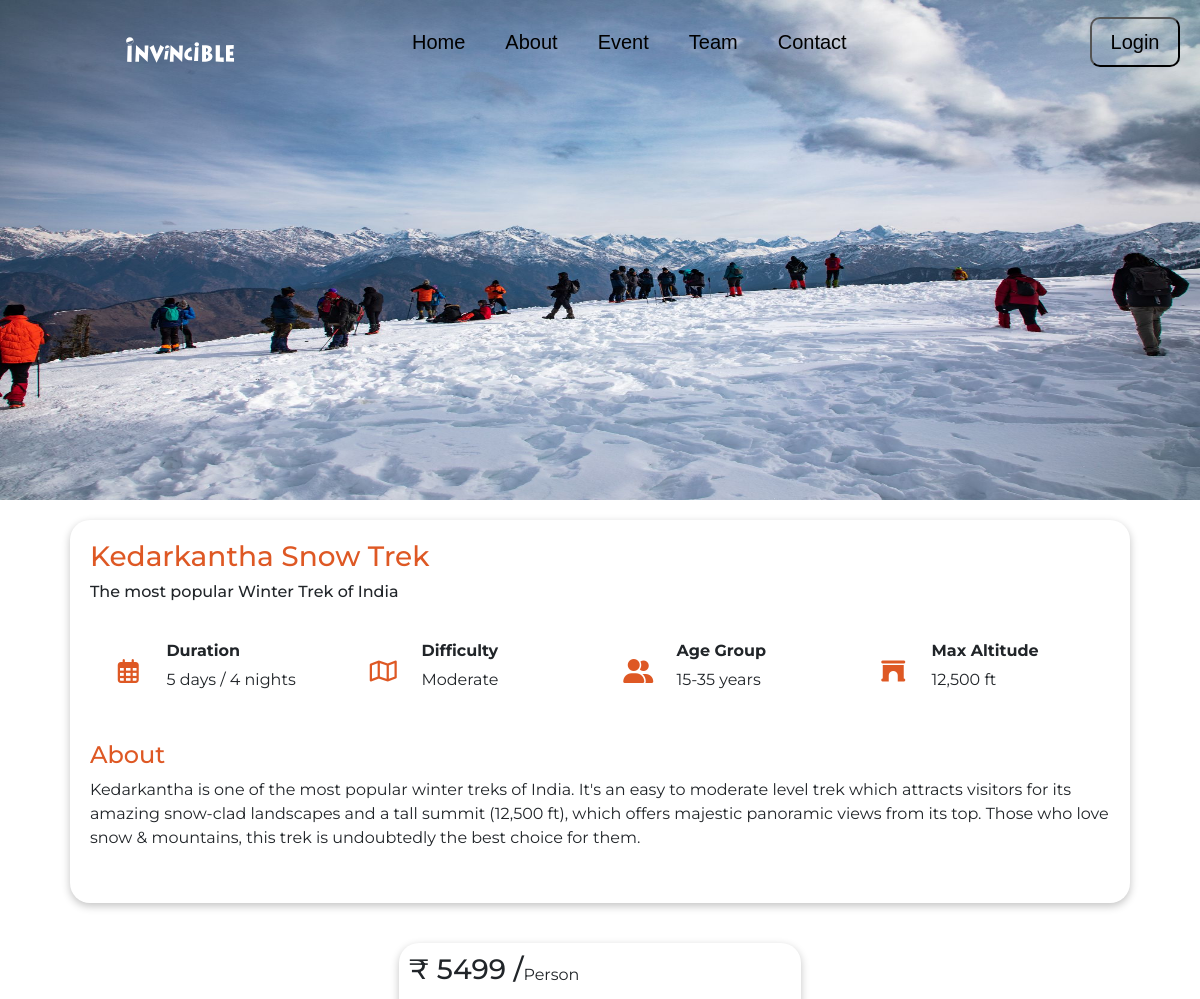
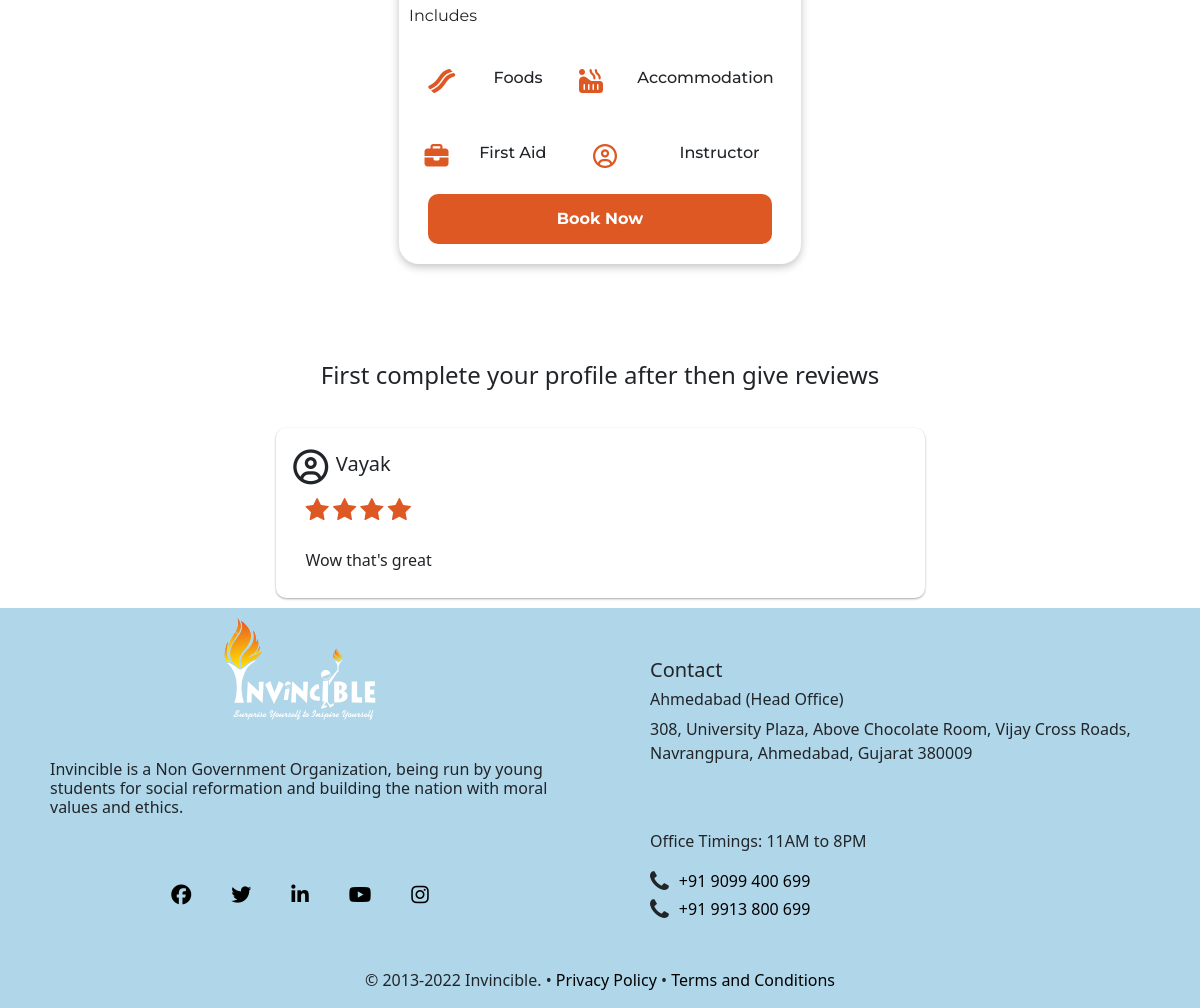
The app's page /event-detail/3 with its own data (2 pictures, top to bottom).
### Mainpage/models.py (models this page shows, shortened)
class MasterPackages(models.Model):
    package_id = models.AutoField
    image = models.ImageField(upload_to="images",default="")
    main_image = models.ImageField(upload_to='main_images',default="")
    package_name = models.TextField(max_length=100,default="")
    package_detail = models.TextField(max_length=100,default="")
    package_date = models.DateField(default=datetime.date.today)
    package_price = models.IntegerField(default=0)
    package_desc = models.TextField(max_length=5000,default="")
    package_duration = models.TextField(max_length=100,default="")
    package_difficulty = models.TextField(max_length=100,default="")
    package_agegroup = models.TextField(max_length=100,default="")
    max_altitude = models.TextField(max_length=100,default="")
    package_event = models.TextField(max_length=100,default="")

class Review(models.Model):
    review_id = models.AutoField
    customer_id = models.IntegerField(default=0)
    event_id = models.IntegerField(default=0)
    stars = models.IntegerField(default=0)
    reviewer_name = models.TextField(max_length=200,default="")
    review_text = models.TextField(max_length=1000,default="")

### Mainpage/views.py (the view)
# urls.py: path('event-detail/<id>',views.Event_detail,name="Event_detail"),
def Event_detail(request,id):
    user = request.user
    event_id = id
    allow  = 0
    package_data = MasterPackages.objects.filter(id = event_id).all()
    reviews_data = Review.objects.filter(event_id = event_id).all().values()
    review_list = []
    for i in reviews_data:
        review_dic = {}
        review_dic["id"] = i['id']
        review_dic["customer_id"] = i["customer_id"]
        str = ""
        for j in range(i["stars"]):
            str = str + "a"
        review_dic["stars"] = str
        review_dic["reviewer_name"] = i["reviewer_name"]
        review_dic["review_text"] = i["review_text"]
        review_list.append(review_dic)
    if CustomerData.objects.filter(customer_email = user.username).all().exists():
        allow = 1
    else:
        allow = 0
    return render(request,"Mainpage/event_detail.html",{"allow":allow,"review_list":review_list,"package_data":package_data})

### Mainpage/templates/Mainpage/event_detail.html (shortened to what this page needs)
{% extends 'Mainpage/basic.html' %}
{% load static %}
    {% block style %}
    <link rel="stylesheet" href="{% static 'css/event_detail.css' %}">
    {% endblock %}
    {% block body %}
    {% for i in package_data %}
    <div class="main">
        <div class="main_img">
            <img style="height: 100%; width: 100%;" src="/media/{{i.main_image}}" alt="">
        </div>
    </div>
    <div class="container">
        <div class="content1">
            <h3 style="color: #de5824;">{{i.package_name}}</h3>
            <h6>{{i.package_detail}}
            </h6>
            <div class="icons">
                <div class="boxs">
                    <div class="box1">
                        <i style='font-size:24px; color: #de5824;' class='far'>&#xf073;</i>
                    </div>
                    <div class="box2">
                        <h6><b>Duration</b></h6>
                        <p>{{i.package_duration}}</p>
                    </div>
                </div>
                <div class="boxs">
                    <div class="box1">
                        <i style='font-size:24px; color: #de5824;' class='far'>&#xf279;</i>
                    </div>
                    <div class="box2">
                        <h6><b>Difficulty</b></h6>
                        <p>{{i.package_difficulty}}</p>
                    </div>
                </div>
                <div class="boxs">
                    <div class="box1">
                        <i style='font-size:24px; color: #de5824;' class='fas'>&#xf500;</i>
                    </div>
                    <div class="box2">
                        <h6><b>Age Group</b></h6>
                        <p>{{i.package_agegroup}}</p>
                    </div>
                </div>
                <div class="boxs">
                    <div class="box1">
                        <i style='font-size:24px; color: #de5824;' class='fas'>&#xf557;</i>
                    </div>
                    <div class="box2">
                        <h6><b>Max Altitude</b></h6>
                        <p>{{i.max_altitude}}</p>
                    </div>
                </div>
            </div>
            <div class="about">
                <h4 style="color: #de5824;">About</h4>
                <p>{{i.package_desc}}</p>
            </div>
        </div>
        <div class="content2">
            <div class="contain">
                <div class="price">
                    <h3>₹ {{i.package_price}} / </h3>
                    <p style="margin-top: 10px;">Person</p>
                </div>
                <p>Includes</p>
                <div class="extrafacility">
                    <div class="box">
                        <div class="box1">
                            <i style='font-size:24px; color: #de5824;' class='fas'>&#xf7e5;</i>
                            <h6>Foods</h6>
                        </div>
                        <div class="box2">
                            <i style='font-size:24px; color: #de5824;' class='fas'>&#xf593;</i>
                            <h6>Accommodation</h6>
                        </div>
                    </div>
                    <div class="box">
                        <div class="box1">
                            <i style='font-size:24px; color: #de5824;' class='fas'>&#xf0b1;</i>
                            <h6>First Aid</h6>
                        </div>
                        <div class="box2">
                            <i style='font-size:24px; color: #de5824;' class='far'>&#xf2bd;</i>
                            <h6>Instructor</h6>
                        </div>
                    </div>
                    <button><b>Book Now</b></button>
                </div>
            </div>
        </div>
    </div>
    {% endfor %}
    <div class="reviews">
        {% if allow == 1 %}
        {% for i in package_data %}
        <h3 style="color: #de5824; text-align: center;">Rating</h3>
        <div class="forms">
            <form action="/Review-page/" method="post">{% csrf_token %}
                <div class="mb-3">
                    <label for="" class="form-label">Add Rating</label>
                    <div class="rating">
                        <span class="rating__result" id="results" hidden></span>
                        <i class="rating__star far fa-star"></i>
                        <i class="rating__star far fa-star"></i>
                        <i class="rating__star far fa-star"></i>
                        <i class="rating__star far fa-star"></i>
                        <i class="rating__star far fa-star"></i>
                    </div>
                </div>
                <div class="mb-3">
                    <label for="exampleFormControlInput1" class="form-label">Enter Review</label>
                    <textarea class="form-control" id="exampleFormControlTextarea1" name="review" rows="3"
                        required></textarea>
                </div>
                <input type="text" name="result" id="myresult" hidden>
                <input type="text" name="event_id" value="{{i.id}}" id="event" hidden>
                <button type="submit" id="submits" class="btn btn-primary mb-3">Submit</button>
            </form>
        </div>
        {% endfor %}
        {% else %}
        <h4 style="text-align: center; padding: 20px;">First complete your profile after then give reviews</h4>
        {% endif %}
        <div class="all_reviews">
            {% for i in review_list %}
            <div class="my_review">
                <div class="header">
                    <div class="box1">
                        <i style='font-size:35px;' class='far'>&#xf2bd;</i>
                    </div>
                    <div class="box2">
                        <h5>{{i.reviewer_name}}</h5>
                    </div>
                </div>
                <div class="footer">
                    <div class="ratings" style="margin-left: 20px;">
                        {% for j in i.stars|make_list %}
                        <i style="font-size: 25px; color: #de5824;" class="fa fa-star"></i>
                        {% endfor %}
                    </div>
                </div>
                <div class="text-content" style="margin-left: 20px;">
                    <p>{{i.review_text}}</p>
                </div>
            </div>
            {% endfor %}
        </div>
    </div>
    {% endblock %}

### Mainpage/templates/Mainpage/basic.html (shortened to what this page needs)
{% load static %}
<!doctype html>
<html lang="en">
<head>
  <link rel="stylesheet" href="https://cdnjs.cloudflare.com/ajax/libs/font-awesome/4.7.0/css/font-awesome.min.css">
  <link href="https://cdn.jsdelivr.net/npm/bootstrap@5.2.2/dist/css/bootstrap.min.css" rel="stylesheet"
>
  <link href="https://cdn.jsdelivr.net/npm/bootstrap@5.2.2/dist/css/bootstrap.min.css" rel="stylesheet"
>
  {% block style %}
  {% endblock %}
</head>
<body>
  <header id="dropdownmenu">
    <div class="logo"><img src="{% static 'images/logo.svg' %}" alt=""></div>
    <div class="navbar">
      <div class="nav1">
        <ul>
          <li>
            <a href="/">Home</a>
          </li>
          <li>
            <a href="/about/">About</a>
          </li>
          <li>
            <a href="/events/">Event</a>
          </li>
          <li>
            <a href="/team/">Team</a>
          </li>
          <li>
            <a href="/contact/">Contact</a>
          </li>
        </ul>
      </div>
      <div class="nav2">
        <ul>
          <li>
            {% if user.is_authenticated %}
            <a href="/profile/">
              <button class="userbutton">
                <i style='font-size:24px' class='fas'>&#xf406;</i>
                {{user.first_name}}
              </button>
            </a>
            {% else %}
            <a href="/login/"><button>Login</button></a>
            {% endif %}
          </li>
        </ul>
      </div>
    </div>
  </header>
  {% block body %}
  {% endblock %}
  <footer>
    <div class="part1">
      <div class="logo"><img src="{% static 'images/logo1.svg' %}" alt=""></div>
      <div class="content">
        <h6>Invincible is a Non Government Organization, being run by young students for social reformation and
          building the nation with moral values and ethics.</h6>
      </div>
      <div class="socialmedia">
        <a href="#" class="fa fa-facebook"></a>
        <a href="#" class="fa fa-twitter"></a>
        <a href="#" class="fa fa-linkedin"></a>
        <a href="#" class="fa fa-youtube"></a>
        <a href="#" class="fa fa-instagram"></a>
      </div>
    </div>
    <div class="part2">
      <div class="contact">
        <h5>Contact</h5>
        <h6>Ahmedabad (Head Office)</h6>
        <p>308, University Plaza, Above Chocolate Room,
          Vijay Cross Roads, Navrangpura,
          Ahmedabad, Gujarat 380009
        </p><br><br>
        <p>Office Timings: 11AM to 8PM</p>
        <div class="phone1" style="display: flex;">
          <i style="font-size:24px" class="fa">&#xf095;</i>
          <a style="text-decoration: none; color: black; margin-left: 10px;" href="tel:+919099400699"
            class="d-block mb-1"> +91 9099 400 699</a>
        </div>
        <div class="phone2" style="display: flex;">
          <i style="font-size:24px" class="fa">&#xf095;</i>
          <a style="text-decoration: none; color: black; margin-left: 10px;" href="tel:+919913800699"
            class="d-block mb-4"> +91 9913 800 699</a>
        </div>
      </div>
    </div>
    <div class="part3">
      <div class="copyright">
        © 2013-2022 Invincible. •
        <a style="text-decoration: none; color: black;" href="/privacy" class="">Privacy Policy</a> •
        <a style="text-decoration: none; color: black;" href="/term-and-conditions" class="">Terms and Conditions</a>
      </div>
    </div>
  </footer>
</body>
</html>

### static/css/event_detail.css (style rules this page uses)
.main { height: 500px; }
.main .main_img { height: 100%; width: 100%; }
.container { height: 400px; display: flex; flex-wrap: wrap; font-family: 'Montserrat', sans-serif; margin-top: 20px; }
.container .content1 { height: auto; width: 70%; box-shadow: rgba(0, 0, 0, 0.24) 0px 3px 8px; padding: 20px; border-radius: 20px; }
.container .content1 .icons { height: 100px; width: 100%; display: flex; justify-content: space-between; margin-top: 20px; flex-wrap: wrap; }
.container .content1 .icons .boxs { height: 100%; width: 25%; display: flex; }
.container .content1 .icons .boxs .box1 { height: 100%; width: 30%; display: flex; justify-content: center; align-items: center; }
.container .content1 .icons .boxs .box2 { height: 100%; width: 70%; padding-top: 20px; }
.container .about { height: auto; margin-top: 20px; }
.container .content2 { height: 100%; width: 30%; display: flex; justify-content: center; align-items: center; }
.container .content2 .contain { height: 80%; width: 90%; border-radius: 20px; padding: 10px; box-shadow: rgba(0, 0, 0, 0.24) 0px 3px 8px; }
.container .content2 .contain .price { display: flex; }
.container .content2 .contain .extrafacility { height: 150px; }
.container .content2 .contain .extrafacility .box { height: 50%; display: flex; }
.container .content2 .contain .extrafacility .box .box1 { width: 40%; display: flex; justify-content: space-around; align-items: center; }
.container .content2 .contain .extrafacility .box .box2 { width: 60%; display: flex; justify-content: space-around; align-items: center; }
.container .content2 .contain .extrafacility button { height: 50px; width: 90%; margin-left: 5%; border: none; background-color: #de5824; border-radius: 10px; color: white; }
.reviews { height: auto; margin-top: 20px; }
.reviews .all_reviews { height: auto; width: auto; display: flex; justify-content: center; flex-wrap: wrap; }
.reviews .all_reviews .my_review { height: auto; width: 55%; box-shadow: rgba(0, 0, 0, 0.12) 0px 1px 3px, rgba(0, 0, 0, 0.24) 0px 1px 2px; border-radius: 10px; padding: 10px; }
.reviews .all_reviews .my_review .header { height: 60px; display: flex; }
.reviews .all_reviews .my_review .header .box1 { height: 100%; width: 10%; display: flex; justify-content: center; align-items: center; }
.reviews .all_reviews .my_review .header .box2 { height: 100%; width: 80%; display: flex; align-items: center; }
.reviews .all_reviews .my_review .footer { height: auto; }
.reviews .all_reviews .my_review .footer .ratings { height: 50px; }

### Mainpage/templates/Mainpage/basic.html (style rules this page uses)
body { -ms-overflow-style: none; scrollbar-width: none; }
header { height: 100px; width: 100%; overflow: hidden; background-color: transparent; position: absolute; top: 0; display: flex; font-family: 'Rubik', sans-serif; flex-wrap: wrap; z-index: 10; transition-duration: 2s; position: fixed; }
header .logo { height: 100px; width: 30%; display: flex; justify-content: center; align-items: center; font-size: 25px; color: white; }
header .logo img { height: 100%; width: 30%; }
header .navbar { height: 100px; width: 70%; display: flex; align-items: center; }
header .navbar ul { display: flex; align-items: center; }
header .navbar ul li { list-style: none; display: inline-block; margin-left: 20px; margin-right: 20px; }
header .navbar ul li a { text-decoration: none; color: black; font-size: 20px; }
header .navbar .nav2 ul li button { height: 50px; width: 90px; background-color: transparent; border-radius: 10px; }
footer { height: 400px; display: flex; flex-wrap: wrap; background-color: #b0d6e9; }
footer .part1 { height: 90%; width: 50%; padding: 10px; }
footer .part1 .logo { height: 30%; width: 100%; display: flex; justify-content: center; align-items: center; }
footer .part1 .logo img { height: 100%; width: 50%; }
footer .part1 .content { padding: 40px; }
footer .part1 .socialmedia { display: flex; justify-content: center; align-items: center; }
footer .part1 .socialmedia a { text-decoration: none; color: black; font-size: 20px; padding: 20px; }
footer .part2 { height: 90%; width: 50%; padding: 50px; }
footer .part3 { height: 10%; width: 100%; }
footer .part3 .copyright { text-align: center; }

### records on screen
MasterPackages: main_image (picture), package_name "Kedarkantha Snow Trek", package_detail "The most popular Winter Trek of India", package_duration "5 days / 4 nights", package_difficulty "Moderate", package_agegroup "15-35 years", max_altitude "12,500 ft", package_desc "Kedarkantha is one of the most popular winter treks of India. It's an easy to moderate level trek which attracts visitors for its amazing snow-clad landscapes and a tall summit (12,500 ft), which offers majestic panoramic views from its top. Those who love snow & mountains, this trek is undoubtedly the best choice for them.", package_price "5499"
Review: reviewer_name "Vayak", review_text "Wow that's great"
